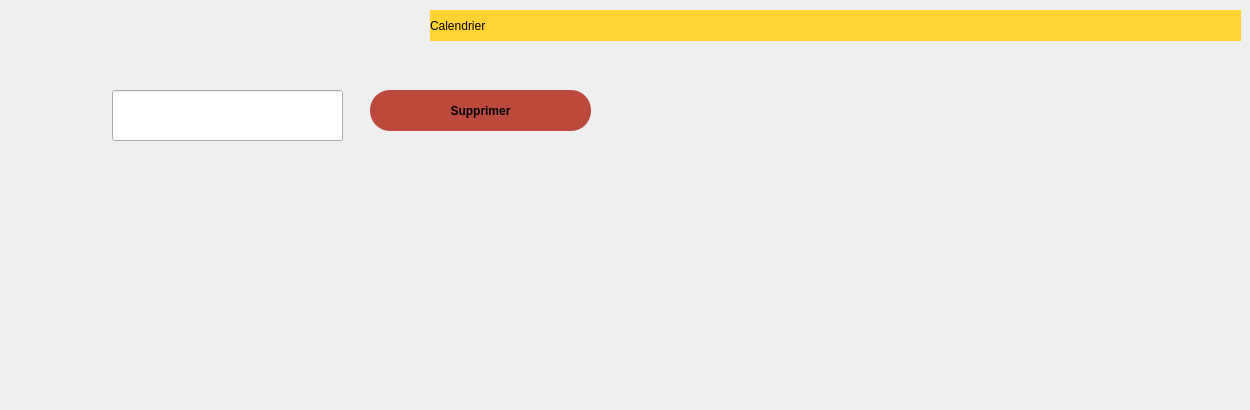
       <widget class="QWidget" name="tab_11">
        <attribute name="title">
         <string>Supprimer</string>
        </attribute>
        <widget class="QLineEdit" name="le_id_sup_3">
         <property name="geometry">
          <rect>
           <x>112</x>
           <y>90</y>
           <width>231</width>
           <height>51</height>
          </rect>
         </property>
        </widget>
        <widget class="QPushButton" name="pb_supprimer_2">
         <property name="geometry">
          <rect>
           <x>370</x>
           <y>90</y>
           <width>221</width>
           <height>41</height>
          </rect>
         </property>
         <property name="styleSheet">
          <string notr="true">QPushButton {
padding: 5px;
border-radius: 20px;
background-color:rgb(188, 74, 60);
font-weight: bold;
}
QPushButton:hover
{
color :white;
}</string>
         </property>
         <property name="text">
          <string>Supprimer</string>
         </property>
        </widget>
        <widget class="QLabel" name="label_49">
         <property name="geometry">
          <rect>
           <x>-120</x>
           <y>0</y>
           <width>271</width>
           <height>401</height>
          </rect>
         </property>
         <property name="text">
          <string/>
         </property>
         <property name="pixmap">
          <pixmap>../../../okey25.png</pixmap>
         </property>
        </widget>
        <widget class="QLabel" name="label_32">
         <property name="geometry">
          <rect>
           <x>430</x>
           <y>10</y>
           <width>811</width>
           <height>31</height>
          </rect>
         </property>
         <property name="styleSheet">
          <string notr="true">font: 75 10pt &quot;Segoe Print&quot;;
background-color: rgb(255, 211, 49);</string>
         </property>
         <property name="text">
          <string>Calendrier</string>
         </property>
        </widget>
       </widget>
